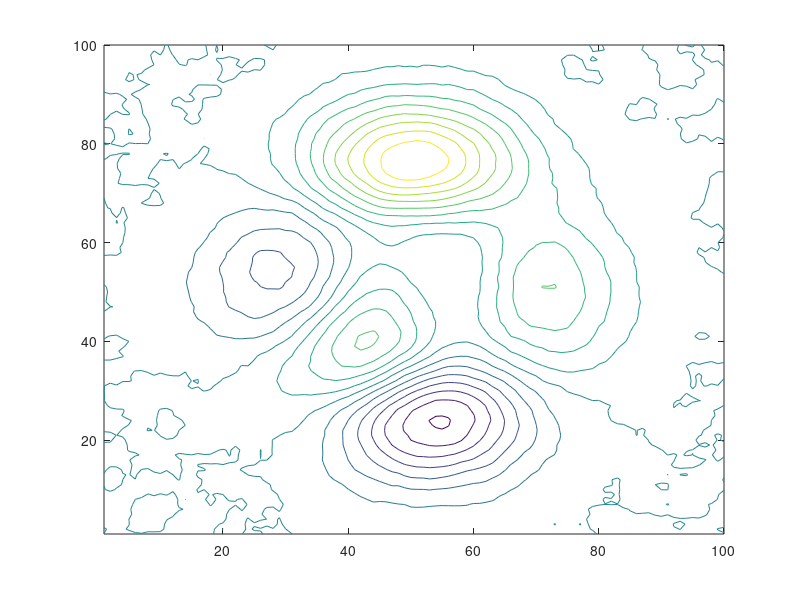

Source code (MATLAB):
Z = peaks(100);
levels = -7:1:10;
contour(Z,levels)
Znoise = Z + rand(100) - 0.5;
contour(Znoise,levels)
K = 0.125*ones(3);
Zsmooth1 = conv2(Znoise,K,'same');
contour(Zsmooth1, levels)
K = 0.045*ones(5);
Zsmooth2 = conv2(Znoise,K,'same');
contour(Zsmooth2,levels)